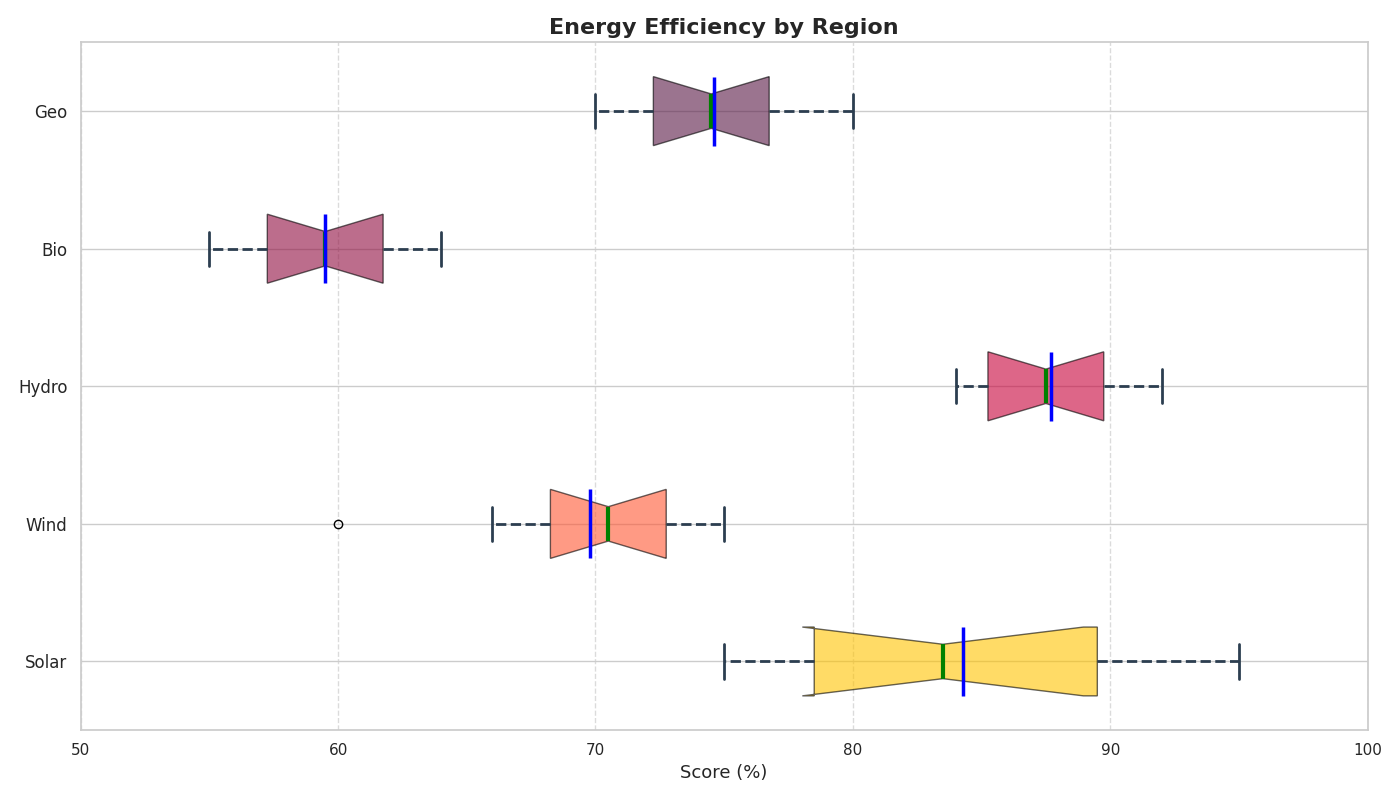

This figure's Python source:
import matplotlib.pyplot as plt

energy_sources = ['Solar', 'Wind', 'Hydro', 'Bio', 'Geo']
efficiency_data = [
    [90, 75, 78, 80, 82, 93, 95, 77, 88, 85],
    [68, 70, 75, 66, 60, 69, 71, 73, 72, 74],
    [84, 85, 92, 87, 91, 89, 86, 88, 90, 85],
    [63, 56, 62, 60, 57, 58, 61, 55, 64, 59],
    [75, 72, 71, 73, 76, 80, 78, 70, 77, 74],
]

fig, ax = plt.subplots(figsize=(14, 8))

bp = ax.boxplot(efficiency_data, vert=False, patch_artist=True, notch=True, showmeans=True,
                meanline=True, meanprops=dict(linestyle='-', linewidth=2.5, color='blue'))

colors = ['#FFC300', '#FF5733', '#C70039', '#900C3F', '#581845']
for patch, color in zip(bp['boxes'], colors):
    patch.set(facecolor=color, alpha=0.6)

for whisker in bp['whiskers']:
    whisker.set(color='#2C3E50', linewidth=2, linestyle="--")

for cap in bp['caps']:
    cap.set(color='#2C3E50', linewidth=2)

for median in bp['medians']:
    median.set(color='green', linewidth=3)

ax.set_title('Energy Efficiency by Region', fontsize=16, fontweight='bold')
ax.set_xlabel('Score (%)', fontsize=13)
ax.set_yticklabels(energy_sources, fontsize=12)

ax.xaxis.grid(True, linestyle='--', alpha=0.7)
ax.set_xlim(50, 100)

plt.tight_layout()
plt.show()
